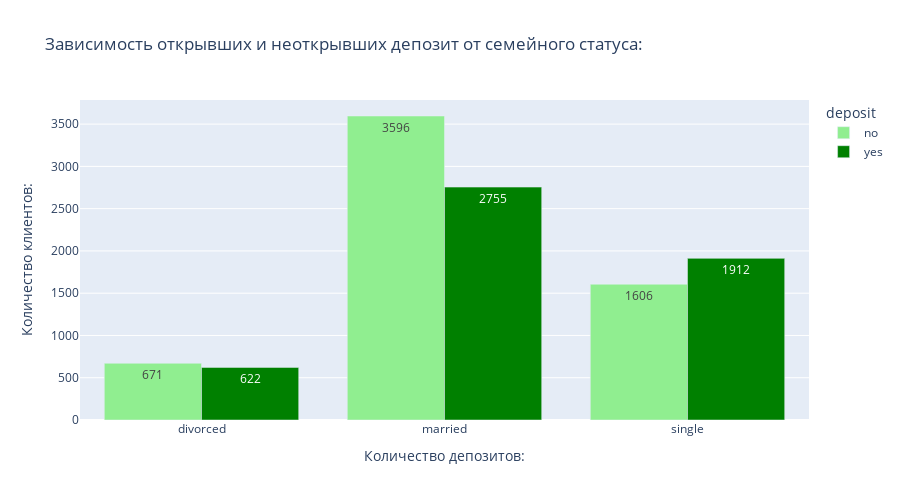

Notebook code cell kept with this figure:
### Code cell
# Создаем сводную таблицу:

df_deposit = data.pivot_table(index = 'marital',
    columns = 'deposit',
    values = 'job',
    aggfunc = 'count'
    )

# Построим многоуровневую столбчатую диаграмму:
fig = px.bar(df_deposit,
    barmode = 'group',
    # Заголовок графика:
    title = '''Зависимость открывших и неоткрывших депозит от семейного статуса:''',
    # Цвет графика:
    color_discrete_sequence = ['lightgreen', 'green'],
    # Высота графика:
    height = 500,
    # Выведем количество наблюдений в каждом столбце:
    text_auto = True
    )
# Присваиваем заголовки осей координат:
fig.update_xaxes(title_text = 'Количество депозитов:')
fig.update_yaxes(title_text = 'Количество клиентов:')
# Выводим результат на экран:
fig.show()

### Figure 1 — Plotly figure (JSON) as saved in the notebook; plotly's stock layout.template omitted (floating-point values rounded to 4 significant figures)
{"data": [{"alignmentgroup": "True", "hovertemplate": "deposit=no<br>marital=%{x}<br>value=%{y}<extra></extra>", "legendgroup": "no", "marker": {"color": "lightgreen", "pattern": {"shape": ""}}, "name": "no", "offsetgroup": "no", "orientation": "v", "showlegend": true, "textposition": "auto", "texttemplate": "%{y}", "type": "bar", "x": ["divorced", "married", "single"], "xaxis": "x", "y": [671, 3596, 1606], "yaxis": "y"}, {"alignmentgroup": "True", "hovertemplate": "deposit=yes<br>marital=%{x}<br>value=%{y}<extra></extra>", "legendgroup": "yes", "marker": {"color": "green", "pattern": {"shape": ""}}, "name": "yes", "offsetgroup": "yes", "orientation": "v", "showlegend": true, "textposition": "auto", "texttemplate": "%{y}", "type": "bar", "x": ["divorced", "married", "single"], "xaxis": "x", "y": [622, 2755, 1912], "yaxis": "y"}], "layout": {"barmode": "group", "height": 500, "legend": {"title": {"text": "deposit"}, "tracegroupgap": 0}, "title": {"text": "Зависимость открывших и неоткрывших депозит от семейного статуса:"}, "xaxis": {"anchor": "y", "domain": [0, 1], "title": {"text": "Количество депозитов:"}}, "yaxis": {"anchor": "x", "domain": [0, 1], "title": {"text": "Количество клиентов:"}}}}
